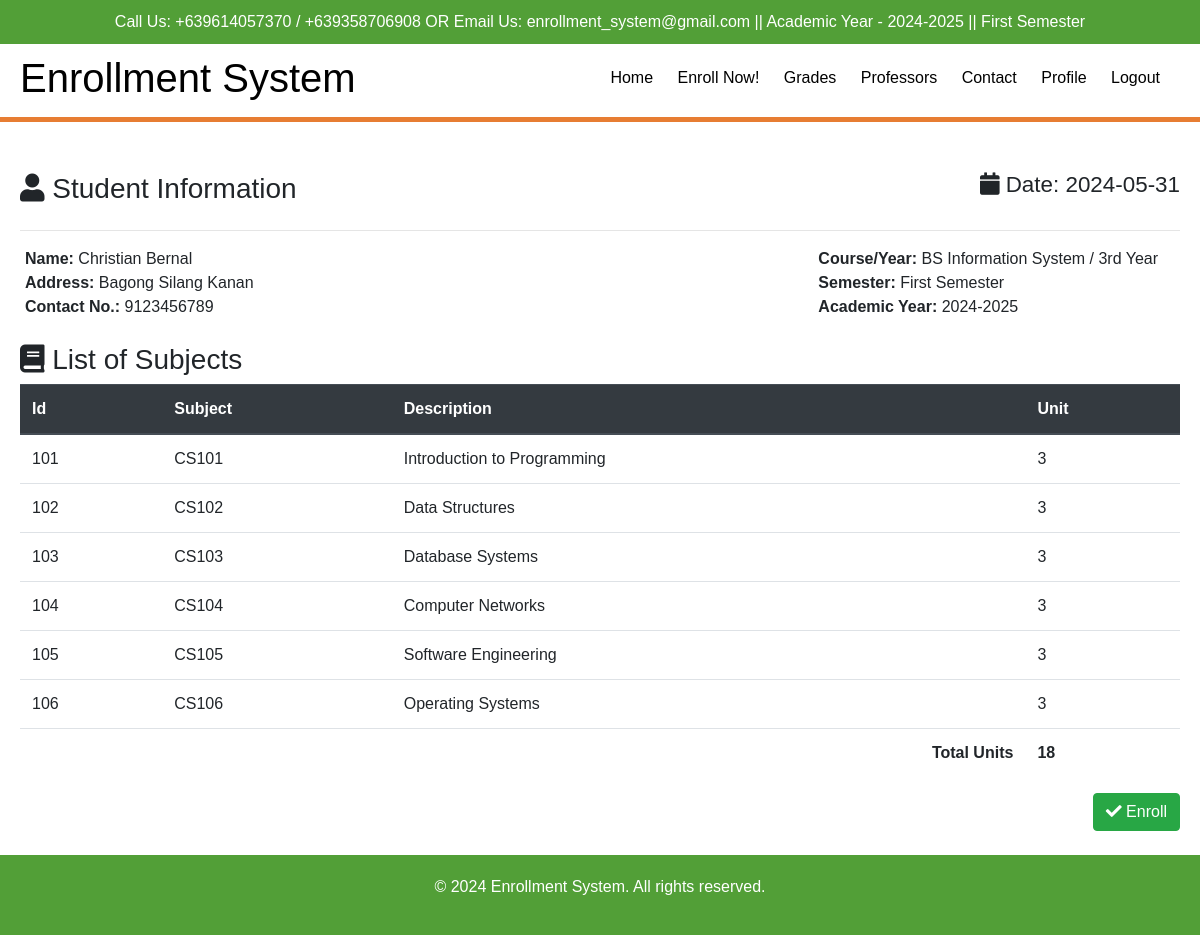
Before: /student/enrollnow.php (signed in) with the older database file.
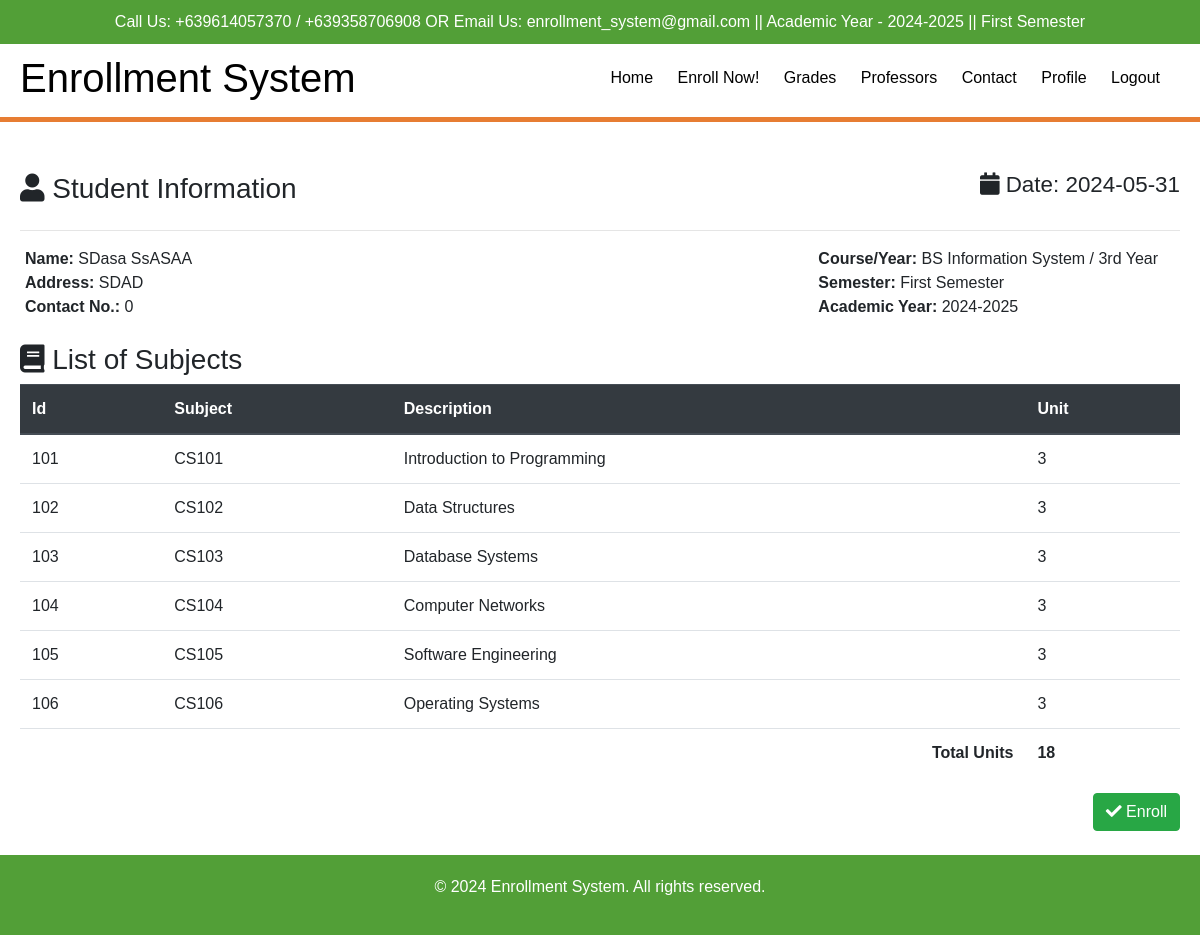
After: the same page with the newer database file.
### tables this page shows
CREATE TABLE `students` (
  `student_id` int(11) NOT NULL,
  `program_id` int(11) NOT NULL,
  `year_id` int(11) NOT NULL,
  `firstname` varchar(255) NOT NULL,
  `middlename` varchar(255) NOT NULL,
  `lastname` varchar(255) NOT NULL,
  `birthdate` date NOT NULL,
  `gender` varchar(255) NOT NULL,
  `address` text NOT NULL,
  `birthplace` varchar(255) NOT NULL,
  `contact` bigint(20) NOT NULL,
  `documents` text NOT NULL,
  `status` varchar(255) NOT NULL,
  `registration_date` varchar(255) NOT NULL
);

### student/enrollnow.php (the view, shortened to what this page needs)
<?php include "include/header.php" ?>
    <br>
    <div class="content-wrapper container mt-3">
        <section class="invoice">
            <div class="row">
                <div class="col-12">
                    <h3 class="page-header">
                        <i class="fa fa-user"></i> Student Information
                        <small class="float-right small-date"><i class="fa fa-calendar"></i> Date: <?php echo date('Y-m-d'); ?></small>
                    </h3>
                </div>
            </div>
            <hr>
            <div class="row invoice-info">
                <?php
                $sql = "CALL SelectAllStudents()";
                $result = $conn->query($sql)->fetch_assoc();
                ?>
                <div class="col-sm-8 invoice-col">
                        <b>Name:</b> <?php echo $result['firstname']; ?> <?php echo $result['lastname']; ?><br>
                        <b>Address:</b> <?php echo $result['address']; ?><br>
                        <b>Contact No.:</b> <?php echo $result['contact']; ?><br>
                </div>
                <div class="col-sm-4 invoice-col">
                    <b>Course/Year:</b> BS Information System / 3rd Year<br>
                    <b>Semester:</b> First Semester<br>
                    <b>Academic Year:</b> 2024-2025
                </div>
            </div>
            <br>
            <div class="row">
                <div class="col-12">
                    <h3 class="page-header">
                        <i class="fa fa-book"></i> List of Subjects
                    </h3>
                </div>
            </div>
            <div class="row">
                <div class="col-12 table-responsive">
                    <table class="table">
                        <thead class="thead-dark">
                            <tr>
                                <th>Id</th>
                                <th>Subject</th>
                                <th>Description</th>
                                <th>Unit</th>
                            </tr>
                        </thead>
                        <tbody>
                            <tr>
                                <td>101</td>
                                <td>CS101</td>
                                <td>Introduction to Programming</td>
                                <td>3</td>
                            </tr>
                            <tr>
                                <td>102</td>
                                <td>CS102</td>
                                <td>Data Structures</td>
                                <td>3</td>
                            </tr>
                            <tr>
                                <td>103</td>
                                <td>CS103</td>
                                <td>Database Systems</td>
                                <td>3</td>
                            </tr>
                            <tr>
                                <td>104</td>
                                <td>CS104</td>
                                <td>Computer Networks</td>
                                <td>3</td>
                            </tr>
                            <tr>
                                <td>105</td>
                                <td>CS105</td>
                                <td>Software Engineering</td>
                                <td>3</td>
                            </tr>
                            <tr>
                                <td>106</td>
                                <td>CS106</td>
                                <td>Operating Systems</td>
                                <td>3</td>
                            </tr>
                            <tr>
                                <td colspan="3" align="right"><b>Total Units</b></td>
                                <td><b>18</b></td>
                            </tr>
                        </tbody>
                    </table>
                </div>
            </div>
            <div class="row no-print">
                <div class="col-12">
                    <a href="#" class="btn btn-success float-right"><i class="fa fa-check"></i> Enroll</a>
                </div>
            </div>
        </section>
    </div>
    <br>
    <footer>
        <div class="container">
            <p>&copy; 2024 Enrollment System. All rights reserved.</p>
        </div>
    </footer>
</body>
</html>

Changed rows visible on the page:
no longer on this page (row edited): students: firstname "Christian", lastname "Bernal", address "Bagong Silang Kanan", contact "9123456789"
added students: firstname "SDasa", lastname "SsASAA", address "SDAD", contact "0"
